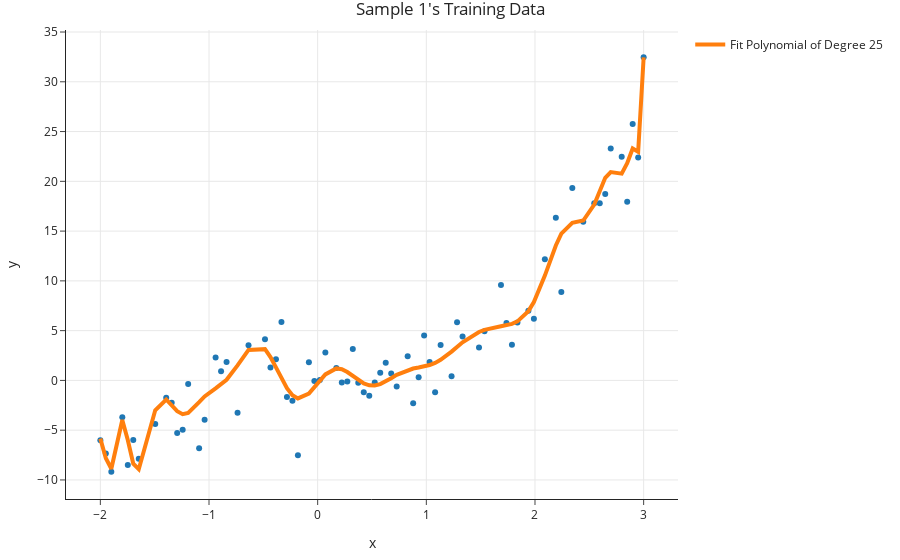

Notebook cell for this chart:
### Code cell
fig = px.scatter(x=X_train['x'], y=y_train, title="Sample 1's Training Data")
fig.add_trace(go.Scatter(
    x=X_train['x'].sort_values(),
    y=model.predict(X_train.sort_values('x')),
    mode='lines',
    line=dict(width=4),
    name='Fit Polynomial of Degree 25'
))
